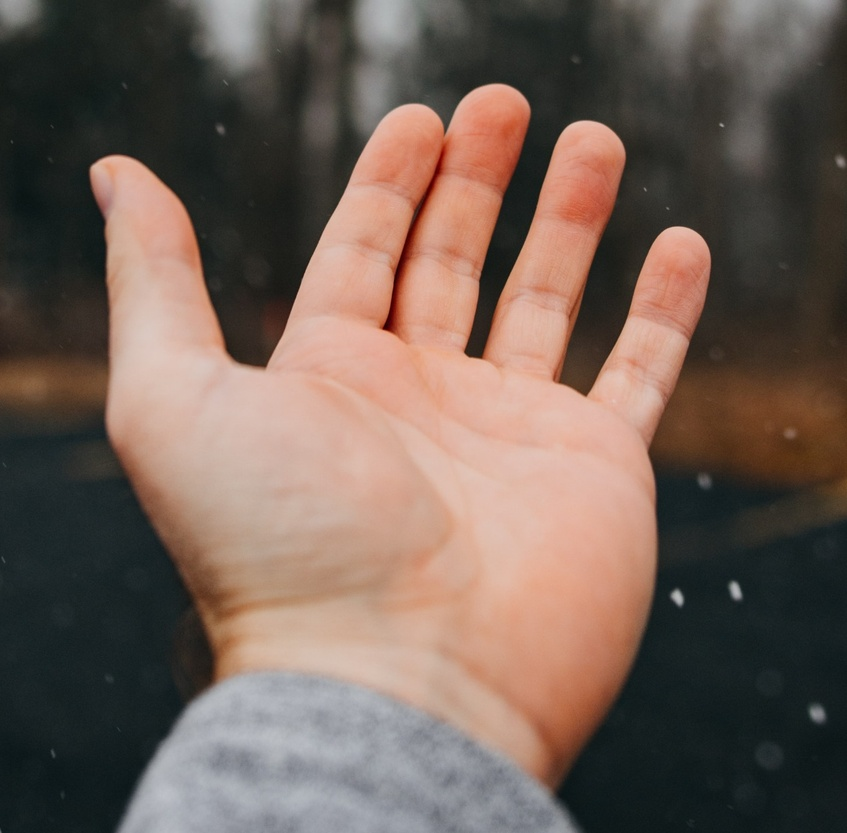
#> input picture backend/media/image.jpg, 847 x 833 px, shrunk from 1454 x 1431 before the run; its folder holds only this picture in this run
$ python -i preprocessing.py   (imports and definitions only)   (older library calls are emulated)
#> lines starting #> are read from the running program, lines starting #| are printed output that depends on the picture; after the words box and inside, x2 and y2 are one past the last pixel; in counts of white or black regions, pixels touching at a corner belong together
#> further down, picture is the input picture: shape (833, 847, 3); mean B, G, R 86.6, 96.1, 113.6
#> in get_mask, `hsv = cv2.cvtColor(img, cv2.COLOR_BGR2HSV)`: hsv: shape (833, 847, 3); mean H, S, V 41.9, 70.9, 117.2
#> in get_mask, `ycrcb = cv2.cvtColor(img, cv2.COLOR_BGR2YCR_CB)`: ycrcb: shape (833, 847, 3); mean of channels 0, 1, 2 100.2, 137.6, 120.3
import cv2
import glob
import os
import numpy as np
from random import shuffle
import random
import shutil
import math

def get_thresh(img, ratio=1):
    w, h, _ = img.shape
#> w = 833; h = 847
    cx, cy = int(w/2), int(h/2)
#> cx = 416; cy = 423
    center = img[cx - 15:cx+15, cy-15: cy+15, :]
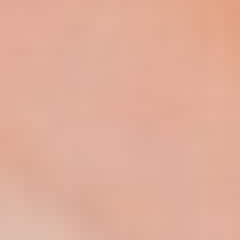
#> center: shape (30, 30, 3) (shown 8 times larger); mean B, G, R 154.2, 173.9, 223.9

    upper = np.array(np.clip(center.max(axis=0).max(axis=0) * (2-ratio), 0, 255), dtype=np.uint8)
#> upper = [190, 206, 251]
    lower = np.clip(np.array(center.min(axis=0).min(axis=0) * ratio, dtype=np.uint8), 0, 255)
#> lower = [118, 144, 195]

    return lower, upper

def get_mask(img, ratio = 0.9):
    hsv = cv2.cvtColor(img, cv2.COLOR_BGR2HSV)
    ycrcb = cv2.cvtColor(img, cv2.COLOR_BGR2YCR_CB)
    rgb = img

    rgb_lower, rgb_upper = get_thresh(rgb, np.array([1, 1, 1])*ratio)
#> rgb_lower = [118, 144, 195]; rgb_upper = [190, 206, 251]
    rgb_mask = cv2.inRange(rgb, rgb_lower, rgb_upper)
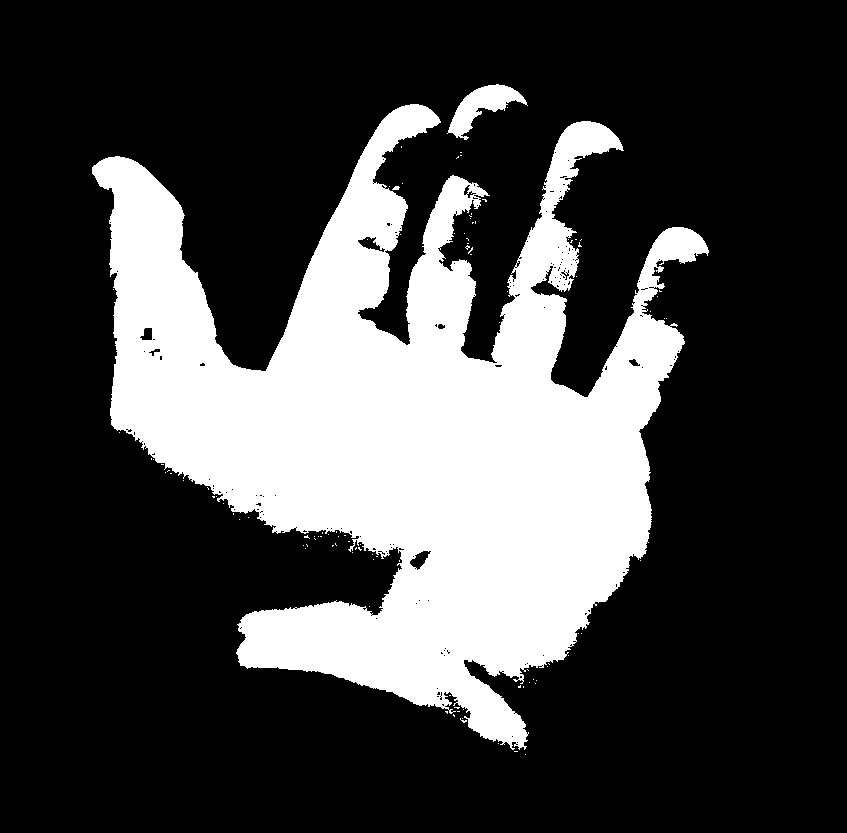
#> rgb_mask: shape (833, 847); 26.5% white; 103 white regions (100 under 20 px), largest, box (x1, y1, x2, y2) and area: (92, 104, 709, 750) 184620, (447, 84, 528, 140) 1743, (392, 186, 400, 190) 23

    ycrcb_lower, ycrcb_upper = get_thresh(ycrcb, np.array([1, 1, 1])*ratio)
#> in get_thresh (call 2), `center = img[cx - 15:cx+15, cy-15: cy+15, :]`: center: shape (30, 30, 3); mean of channels 0, 1, 2 186.6, 154.7, 109.7
#> ycrcb_lower = [158, 131, 92]; ycrcb_upper = [215, 178, 126]
    ycrcb_mask = cv2.inRange(ycrcb, ycrcb_lower, ycrcb_upper)
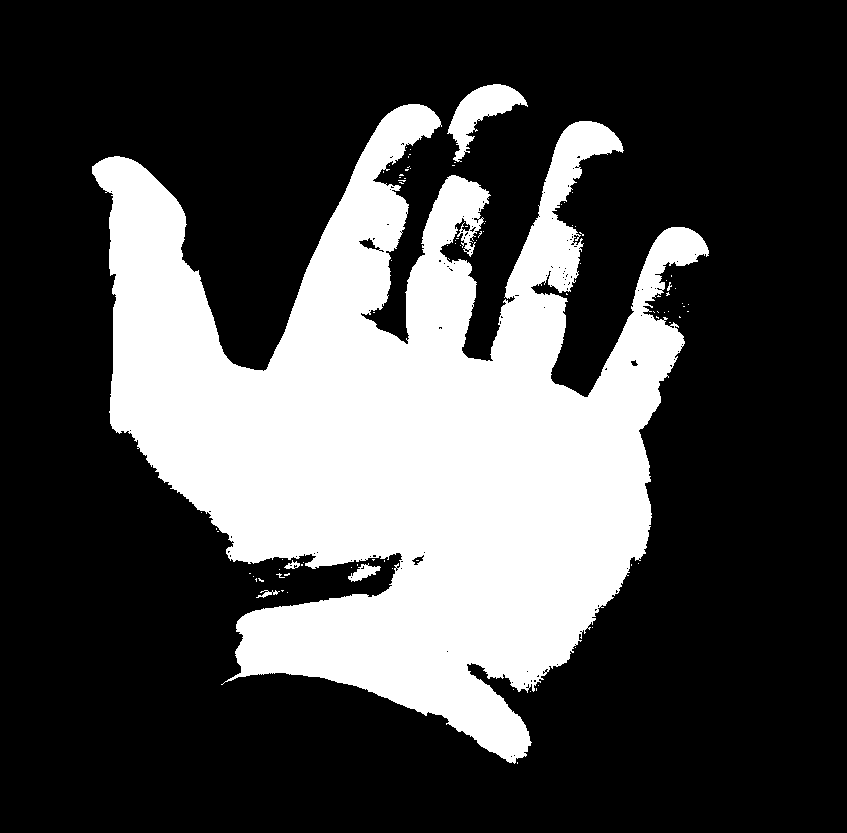
#> ycrcb_mask: shape (833, 847); 28.9% white; 90 white regions (84 under 20 px), largest, box (x1, y1, x2, y2) and area: (92, 104, 709, 764) 200995, (447, 84, 528, 162) 2370, (348, 563, 381, 582) 291, (256, 590, 280, 598) 75, (284, 560, 300, 569) 71, (667, 282, 672, 291) 21

    hsv_lower, hsv_upper = get_thresh(hsv, np.array([1, 1, 1])*ratio)
#> in get_thresh (call 3), `center = img[cx - 15:cx+15, cy-15: cy+15, :]`: center: shape (30, 30, 3); mean H, S, V 8.6, 79.3, 223.9
#> hsv_lower = [6, 49, 195]; hsv_upper = [12, 115, 251]
    hsv_mask = cv2.inRange(hsv, hsv_lower, hsv_upper)
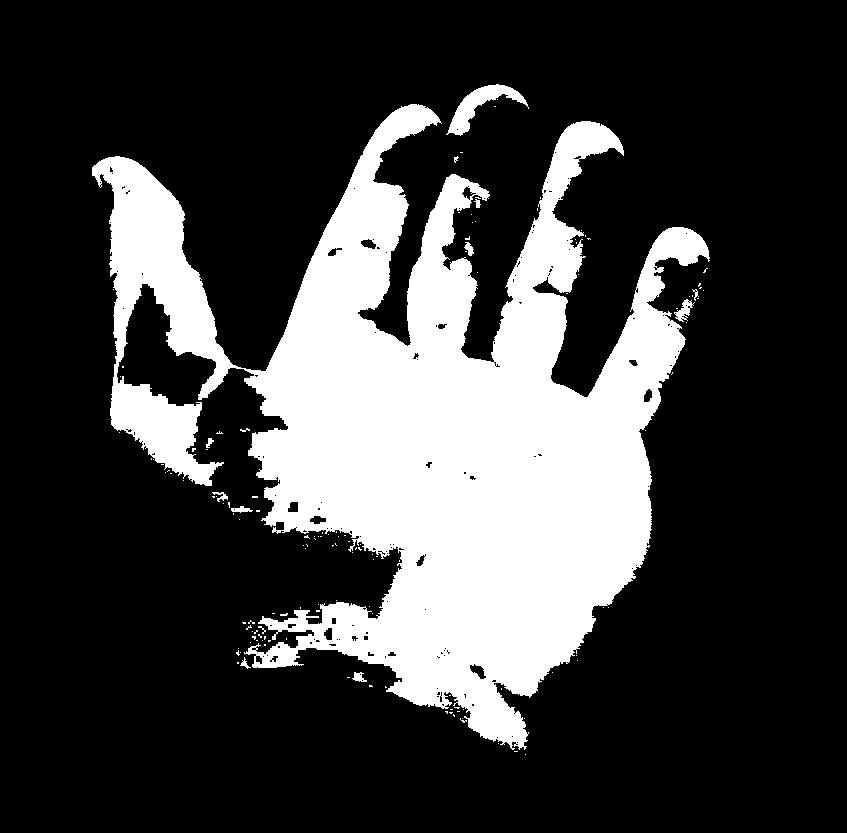
#> hsv_mask: shape (833, 847); 24.4% white; 140 white regions (127 under 20 px), largest, box (x1, y1, x2, y2) and area: (92, 104, 710, 750) 169839, (446, 84, 529, 136) 1331, (674, 299, 695, 322) 204

    hsv_kernel = cv2.getStructuringElement(cv2.MORPH_ELLIPSE, (20,20))
    hsv_finger = cv2.morphologyEx(hsv_mask, cv2.MORPH_OPEN, hsv_kernel)
#> hsv_finger: shape (833, 847); 22% white; 8 white regions, largest, box (x1, y1, x2, y2) and area: (253, 153, 685, 740) 132973, (112, 158, 218, 359) 11529, (111, 384, 198, 473) 4674

    rgb_kernel = cv2.getStructuringElement(cv2.MORPH_ELLIPSE, (20,20))
    rgb_finger = cv2.morphologyEx(rgb_mask, cv2.MORPH_OPEN, rgb_kernel)
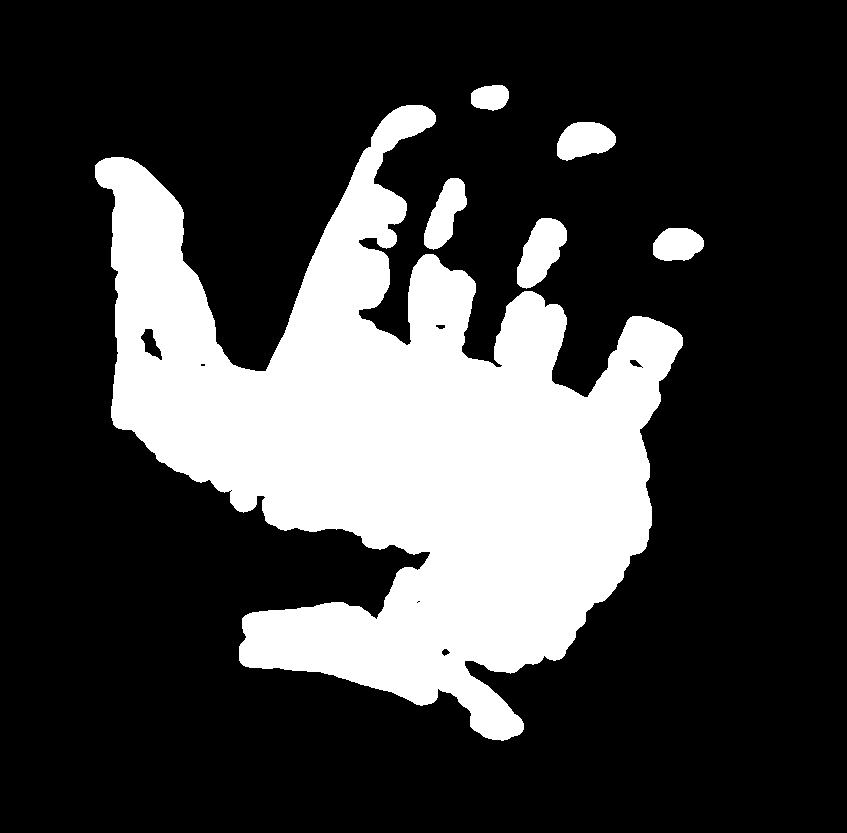
#> rgb_finger: shape (833, 847); 25.1% white; 6 white regions, box (x1, y1, x2, y2) and area: (95, 105, 683, 741) 169508, (517, 218, 567, 289) 2187, (424, 178, 467, 250) 1731, (557, 122, 616, 161) 1678, (653, 228, 704, 261) 1344, (471, 85, 509, 111) 790

    ycrcb_kernel = cv2.getStructuringElement(cv2.MORPH_ELLIPSE, (20,20))
    ycrcb_finger = cv2.morphologyEx(ycrcb_mask, cv2.MORPH_OPEN, ycrcb_kernel)
#> ycrcb_finger: shape (833, 847); 27.9% white; 5 white regions, box (x1, y1, x2, y2) and area: (95, 105, 683, 758) 187644, (545, 122, 618, 203) 2853, (424, 177, 485, 251) 2551, (452, 85, 518, 136) 1882, (650, 228, 704, 266) 1582

    mask = cv2.bitwise_and(rgb_finger, hsv_finger)
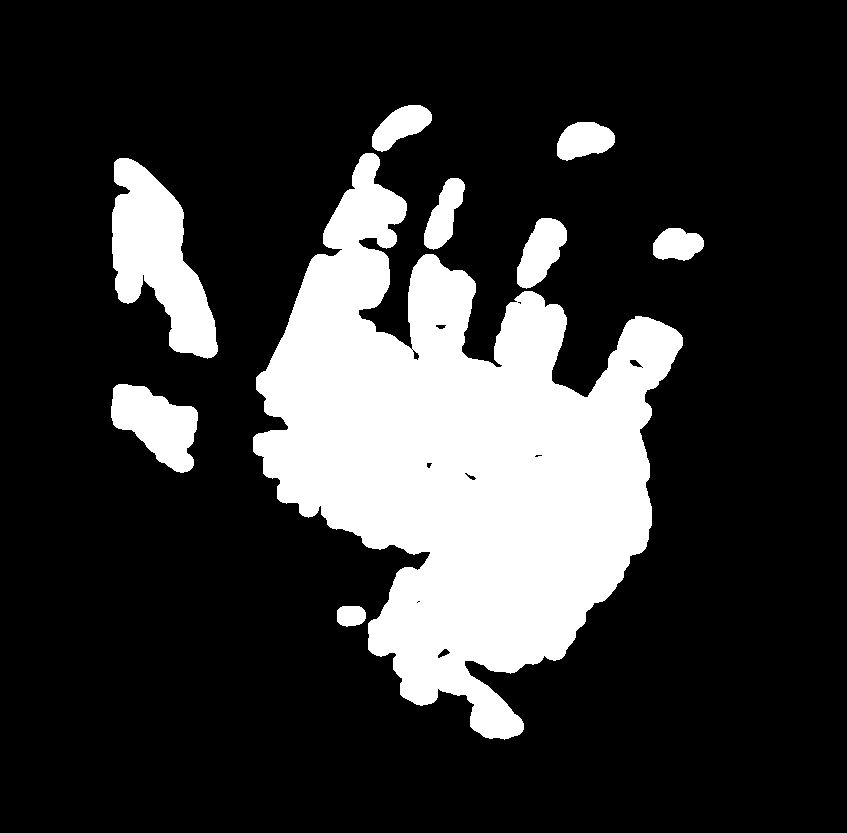
#> mask: shape (833, 847); 21% white; 9 white regions, largest, box (x1, y1, x2, y2) and area: (253, 153, 683, 740) 123448, (112, 158, 218, 359) 11402, (111, 384, 198, 473) 4674
    mask = cv2.bitwise_and(mask, ycrcb_finger)
#> mask: shape (833, 847); 21% white; 9 white regions, largest, box (x1, y1, x2, y2) and area: (253, 153, 683, 740) 123420, (112, 158, 218, 359) 11401, (111, 384, 198, 473) 4674

    finger = cv2.bitwise_and(img, img, mask = mask)
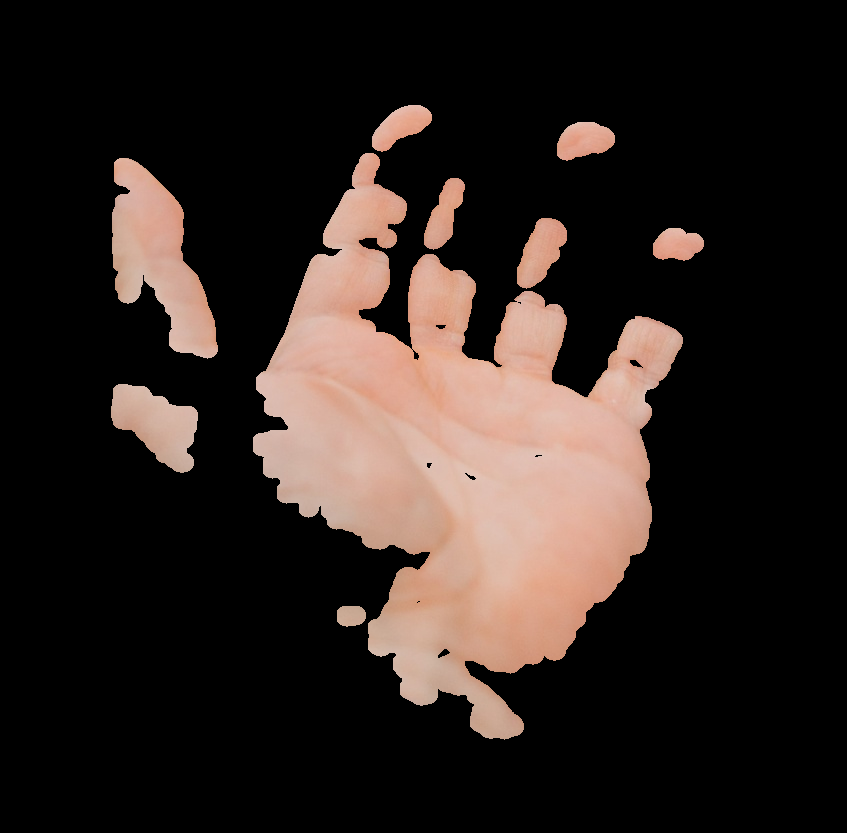
#> finger: shape (833, 847, 3); mean B, G, R 31.9, 36.1, 45.9

    return finger, mask


# sigma is adjusted according to the ridge period, so that the filter does not contain more than three effective peaks
def _gabor_sigma(ridge_period):
    _sigma_conv = (3.0/2.0)/((6*math.log(10))**0.5)
    return _sigma_conv * ridge_period

# [75 lines left out: functions _gabor_size, gabor_kernel, Enhancement, extract_edge, not called in this run]

>>> import cv2
>>> picture = cv2.imread('../../../media/image.jpg')
>>> result = get_mask(picture)

$ run again, on backend/media/modified.jpg
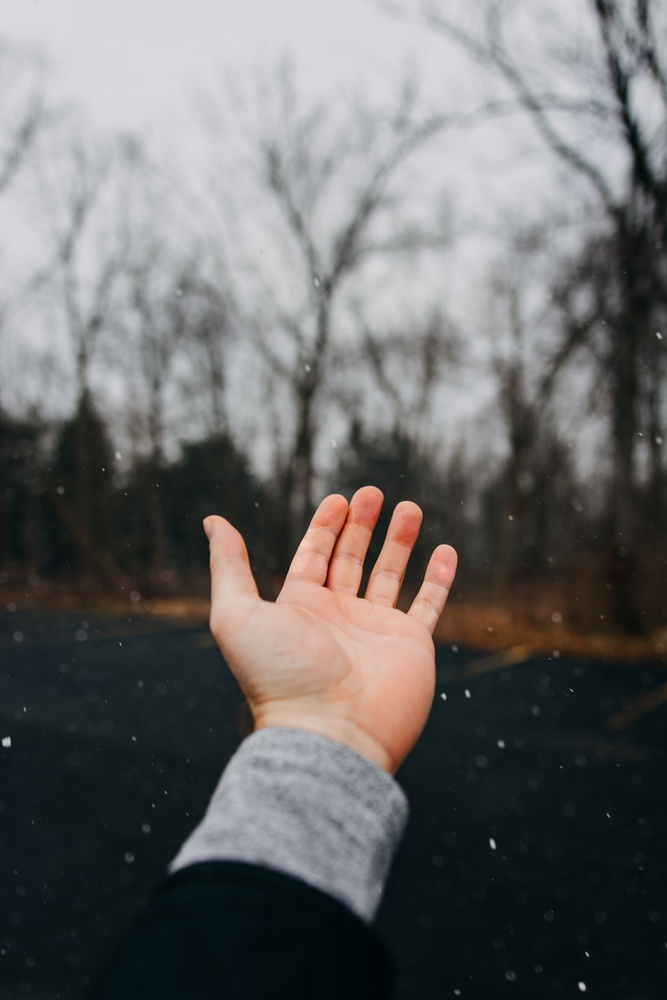
#> input picture backend/media/modified.jpg, 667 x 1000 px, shrunk from 4000 x 6000 before the run
#> picture is the input picture: shape (1000, 667, 3); mean B, G, R 105.5, 105.9, 106.2
#> hsv: shape (1000, 667, 3); mean H, S, V 81.4, 59, 112.4
#> ycrcb: shape (1000, 667, 3); mean of channels 0, 1, 2 105.9, 128.2, 127.7
#> upper = [201, 212, 255]
#> lower = [0, 13, 40]
#> rgb_upper = [201, 212, 255]
#> in get_mask, `rgb_mask = cv2.inRange(rgb, rgb_lower, rgb_upper)`:
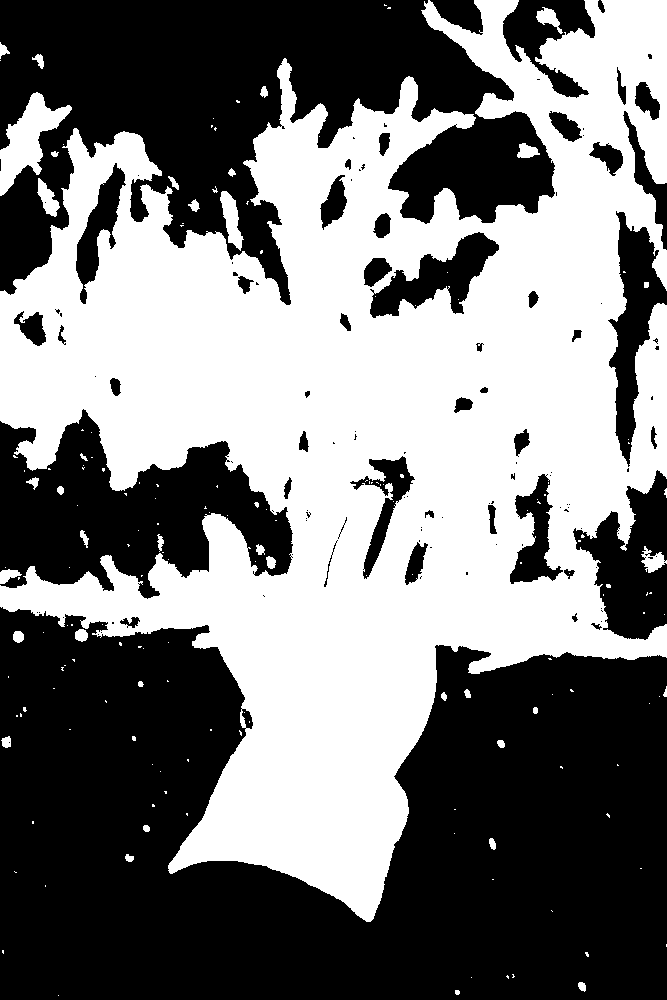
#> rgb_mask: shape (1000, 667); 47.8% white; 169 white regions (131 under 20 px), largest, box (x1, y1, x2, y2) and area: (0, 0, 667, 922) 310992, (0, 92, 72, 196) 3016, (220, 191, 244, 251) 716
#> center: shape (30, 30, 3); mean of channels 0, 1, 2 139.4, 151, 112.8
#> ycrcb_lower = [41, 112, 82]; ycrcb_upper = [223, 206, 140]
#> ycrcb_mask: shape (1000, 667); 62.1% white; 109 black regions (82 under 20 px), largest, box (x1, y1, x2, y2) and area: (0, 603, 667, 1000) 189548, (0, 408, 295, 609) 33465, (507, 429, 667, 645) 16956
#> center: shape (30, 30, 3); mean H, S, V 18.5, 73.2, 172.3
#> hsv_lower = [0, 0, 42]; hsv_upper = [187, 255, 255]
#> hsv_mask: shape (1000, 667); 64.5% white; 182 black regions (150 under 20 px), largest, box (x1, y1, x2, y2) and area: (0, 606, 667, 1000) 179459, (0, 408, 293, 599) 31024, (572, 469, 667, 641) 9635
#> hsv_finger: shape (1000, 667); 61.8% white; 15 black regions (5 under 20 px), largest, box (x1, y1, x2, y2) and area: (0, 113, 667, 1000) 250979, (353, 461, 413, 587) 2318, (406, 526, 434, 586) 714
#> rgb_finger: shape (1000, 667); 44.5% white; 10 white regions, largest, box (x1, y1, x2, y2) and area: (0, 108, 667, 919) 271889, (542, 0, 667, 149) 11088, (464, 0, 563, 125) 4761
#> ycrcb_finger: shape (1000, 667); 59.9% white; 13 black regions (4 under 20 px), largest, box (x1, y1, x2, y2) and area: (0, 113, 667, 1000) 262812, (352, 460, 413, 598) 2578, (402, 511, 444, 597) 1154
#> in get_mask, `finger = cv2.bitwise_and(img, img, mask = mask)`:
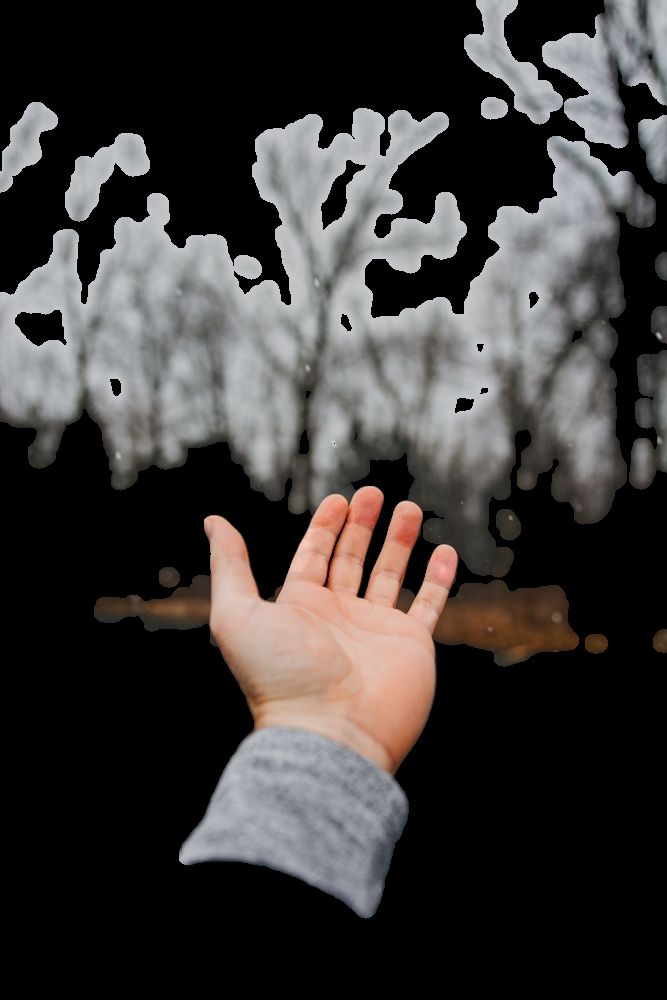
#> finger: shape (1000, 667, 3); mean B, G, R 57.5, 58.8, 61.9
